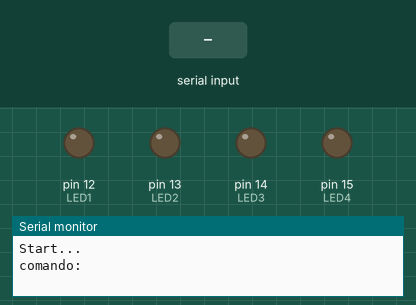
This sketch was run on a simulated Arduino Uno, built with avr-gcc and run on an emulated ATmega328P. Shown: output pins drawn as LEDs (lit = HIGH), the last lines printed to the serial monitor. Inputs (shaded band) come from the test bench.

Above: at 1.7 s.
1.8 s: "0\n" received over Serial
At 4.1 s:
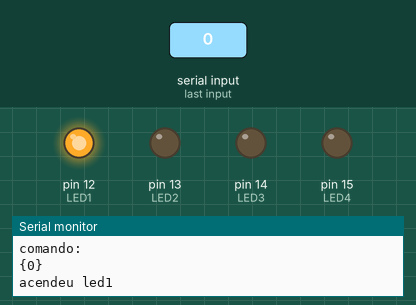
At 6.8 s:
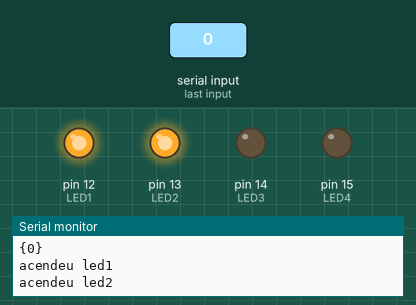
Timing chart, 0 to 13.3 s (numbered marks = the images above; inputs shaded):
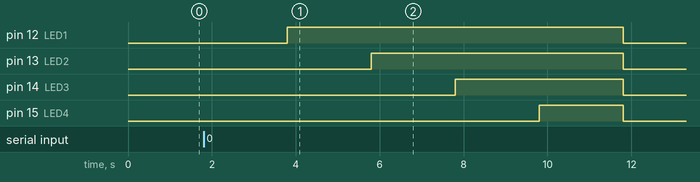

The sketch:

TesteBoboLabGaragem.ino
```cpp
#define INTERVALO 2000
#define LED1 12
#define LED2 13
#define LED3 14
#define LED4 15

String comando = "x";
long inicio, now;
bool led1_aceso = false;
bool led2_aceso = false;
bool led3_aceso = false;
bool led4_aceso = false;
bool startLeds = true;
bool pegarComando = true;

void setup(){
    Serial.begin(9600);
    Serial.println("Start...");
    pinMode(LED1, OUTPUT);
    pinMode(LED2, OUTPUT);
    pinMode(LED3, OUTPUT);
    pinMode(LED4, OUTPUT);
    digitalWrite(LED1,LOW);
    digitalWrite(LED2,LOW);
    digitalWrite(LED3,LOW);
    digitalWrite(LED4,LOW);
    delay(500);
}

#define TIMEOUT_SERIAL 3000
String readSerial(String msg){
   String resp = "";
   Serial.setTimeout(TIMEOUT_SERIAL);
   if (msg != "")
      Serial.print(msg);
   resp = Serial.readStringUntil(10);
   if (resp != ""){
      pegarComando = false;
      Serial.print("\n{");
      Serial.print(resp);
      Serial.println ("}");
   }
   else {
      resp = comando; //mantem valor anterior
      Serial.println();
   }
   return resp;
}

void loop() {
   if ( pegarComando ) {
      comando = readSerial("comando:");
   }
   if ( comando.indexOf("0") >= 0 ) {
      if (startLeds == true) {
         startLeds = false;
         inicio = millis();
      }
      now = millis();
      if ( (now - inicio) > INTERVALO )
         if (led1_aceso == false) {
            digitalWrite(LED1,HIGH);
            led1_aceso = true;
            Serial.println("acendeu led1");
         }
      if ( (now - inicio) > INTERVALO*2 )
         if (led2_aceso == false) {
            digitalWrite(LED2,HIGH);
            led2_aceso = true;
            Serial.println("acendeu led2");
         }
      if ( (now - inicio) > INTERVALO*3 )
         if (led3_aceso == false) {
            digitalWrite(LED3,HIGH);
            led3_aceso = true;
            Serial.println("acendeu led3");
         }
      if ( (now - inicio) > INTERVALO*4 )
         if (led4_aceso == false) {
            digitalWrite(LED4,HIGH);
            led4_aceso = true;
            Serial.println("acendeu led4");
         }
      if ( (now - inicio) > INTERVALO*5 ) {
         startLeds = true;
         pegarComando = true;
         comando = "x";
         led1_aceso = led2_aceso = led3_aceso = led4_aceso = false;
         digitalWrite(LED1,LOW);
         digitalWrite(LED2,LOW);
         digitalWrite(LED3,LOW);
         digitalWrite(LED4,LOW);
         Serial.println("apagou tudo");
      }
   }
}
```

Measured:
- after the input at 1.8 s, pin 12 (LED1): LOW → HIGH after 2.0 s, → LOW 8.0 s later; pin 13 (LED2): LOW → HIGH after 4.0 s, → LOW 6.0 s later; pin 14 (LED3): LOW → HIGH after 6.0 s, → LOW 4.0 s later; pin 15 (LED4): LOW → HIGH after 8.0 s, → LOW 2.0 s later
